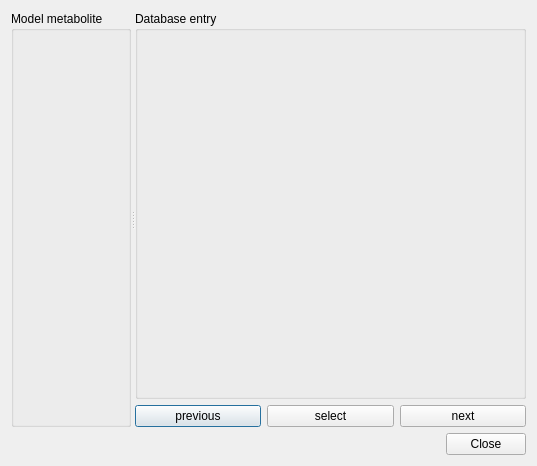
<?xml version="1.0" encoding="UTF-8"?>
<ui version="4.0">
 <class>ManualMatchDialog</class>
 <widget class="QDialog" name="ManualMatchDialog">
  <property name="geometry">
   <rect>
    <x>0</x>
    <y>0</y>
    <width>537</width>
    <height>466</height>
   </rect>
  </property>
  <property name="windowTitle">
   <string>Match metabolite</string>
  </property>
  <layout class="QVBoxLayout" name="verticalLayout_4">
   <item>
    <widget class="QSplitter" name="splitter">
     <property name="orientation">
      <enum>Qt::Horizontal</enum>
     </property>
     <widget class="QGroupBox" name="groupBox_model">
      <property name="title">
       <string>Model metabolite</string>
      </property>
      <layout class="QVBoxLayout" name="verticalLayout_3">
       <item>
        <widget class="MetaboliteDisplayWidget" name="display_model_metabolite" native="true"/>
       </item>
      </layout>
     </widget>
     <widget class="QWidget" name="">
      <layout class="QVBoxLayout" name="verticalLayout_2">
       <item>
        <widget class="QGroupBox" name="groupBox_database">
         <property name="title">
          <string>Database entry</string>
         </property>
         <layout class="QVBoxLayout" name="verticalLayout">
          <item>
           <widget class="QStackedWidget" name="stackedWidget_database">
            <property name="currentIndex">
             <number>-1</number>
            </property>
           </widget>
          </item>
          <item>
           <widget class="QLabel" name="label">
            <property name="text">
             <string/>
            </property>
            <property name="alignment">
             <set>Qt::AlignCenter</set>
            </property>
           </widget>
          </item>
         </layout>
        </widget>
       </item>
       <item>
        <layout class="QHBoxLayout" name="horizontalLayout">
         <item>
          <widget class="QPushButton" name="button_previous_entry">
           <property name="text">
            <string>previous</string>
           </property>
          </widget>
         </item>
         <item>
          <widget class="QPushButton" name="button_select">
           <property name="text">
            <string>select</string>
           </property>
          </widget>
         </item>
         <item>
          <widget class="QPushButton" name="button_next_entry">
           <property name="text">
            <string>next</string>
           </property>
          </widget>
         </item>
        </layout>
       </item>
      </layout>
     </widget>
    </widget>
   </item>
   <item>
    <widget class="QDialogButtonBox" name="buttonBox">
     <property name="orientation">
      <enum>Qt::Horizontal</enum>
     </property>
     <property name="standardButtons">
      <set>QDialogButtonBox::Close</set>
     </property>
    </widget>
   </item>
  </layout>
 </widget>
 <customwidgets>
  <customwidget>
   <class>MetaboliteDisplayWidget</class>
   <extends>QWidget</extends>
   <header>GEMEditor.model.display.reaction</header>
   <container>1</container>
  </customwidget>
 </customwidgets>
 <resources/>
 <connections>
  <connection>
   <sender>buttonBox</sender>
   <signal>accepted()</signal>
   <receiver>ManualMatchDialog</receiver>
   <slot>accept()</slot>
   <hints>
    <hint type="sourcelabel">
     <x>248</x>
     <y>254</y>
    </hint>
    <hint type="destinationlabel">
     <x>157</x>
     <y>274</y>
    </hint>
   </hints>
  </connection>
  <connection>
   <sender>buttonBox</sender>
   <signal>rejected()</signal>
   <receiver>ManualMatchDialog</receiver>
   <slot>reject()</slot>
   <hints>
    <hint type="sourcelabel">
     <x>316</x>
     <y>260</y>
    </hint>
    <hint type="destinationlabel">
     <x>286</x>
     <y>274</y>
    </hint>
   </hints>
  </connection>
 </connections>
</ui>
